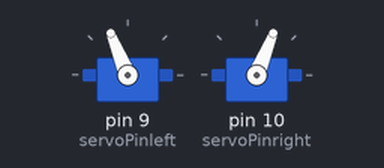
The sketch below on a simulated Arduino Uno, built with avr-gcc and run on an emulated ATmega328P. Parts: 2 × servo.

Above: at 1.05 s.
At 40.95 s:
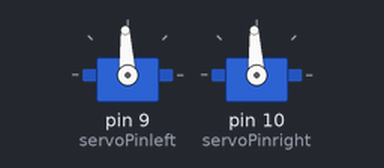
Timing chart, 0 to 53.0 s (numbered marks = the images above):
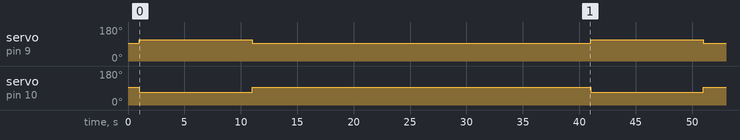

Measured:
- by itself, servo on pin 9 (servoPinleft): alternates 112° for 10.0 s and 93° for 30.0 s
- by itself, servo on pin 10 (servoPinright): alternates 93° for 30.0 s and 68° for 10.0 s

The sketch:

mot_med20.ino
```cpp
#include <Servo.h>

byte servoPinleft = 9;
byte servoPinright = 10;
Servo servoleft;
Servo servoright;

void setup() {
	servoleft.attach(servoPinleft);
	servoright.attach(servoPinright);

	servoleft.writeMicroseconds(1500); // send "stop" signal to ESC.
	servoright.writeMicroseconds(1500); // send "stop" signal to ESC.

	delay(1000); // delay to allow the ESC to recognize the stopped signal
}

void loop() {
	int signal = 1500; // Set signal value, which should be between 1100 and 1900

	servoleft.writeMicroseconds(signal+200); // Send signal to ESC.
	servoright.writeMicroseconds(signal-255); // Send signal to ESC.

        delay(10000);

	servoleft.writeMicroseconds(signal); // Send signal to ESC.
	servoright.writeMicroseconds(signal); // Send signal to ESC.

        delay(30000);
}
```
